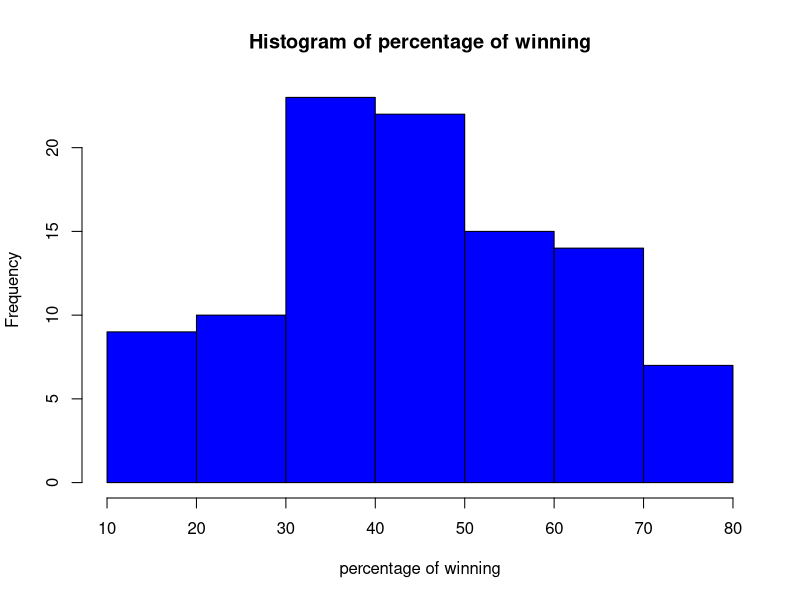

Reproduce this figure in R.
## ---- chunk 1

library(dplyr);library(ggplot2);library(tidyverse);library(stringr)

## roll the dice
roll_dice = function(){
  dice1 = sample(1:6, 1)
  dice2 = sample(1:6, 1)
  return(dice1 + dice2)
}

## generate some variables to store the important results
id = 1   ## number of iterations
#roll = NA
outcome = c()
result = c()

roll1 = roll_dice()
result = append(result, roll1)

if(roll1 %in% c(2, 3, 12)) {
outcome = append(outcome, "lose")
} else if (roll1 %in% c(7, 11)) {
outcome = append(outcome, "win")
} else {
res = c()
point = roll1
while(TRUE) {
  roll2 = roll_dice()  # Correct variable name
  id = id + 1
  res = append(res, roll2)  # Append roll2 to the result vector
  outcome = append(outcome, "continue playing")  # Append outcome for this iteration

  if (roll2 == 7) {
    outcome = append(outcome, "lose")  # Outcome for this roll
    break
  } else if (roll2 == point) {
    outcome = append(outcome, "win")  # Outcome for this roll
    break
  }
}
result = append(result, res)  # Append the subsequent rolls to result
}

# Print the results in a readable format
print(paste("ID:", id, "Rolls:", toString(result), "Outcome:", toString(outcome)))


## summarized the results to a single run
summarized = function(id, result, outcome){
  df = data.frame(id = rep(id, times = id ), result, outcome)
  n_rolls = df$id[1]
  outcome = df$outcome[nrow(df)]
  point = if(id == 1){
    point = NA
  }
  else{
    point = df$result[1]
  }
  return(tibble(n_rolls, outcome, point))
}

summarized(id, result = result, outcome)
## ---- chunk 2
#Function

crap_game1 =  function(){

  ## generate some variables to store the important results
  id = 1   ## number of iterations
  #roll = NA
  outcome = c()
  result = c()

  roll1 = roll_dice()
  result = append(result, roll1)

  if(roll1 %in% c(2, 3, 12)) {
    outcome = append(outcome, "lose")
  } else if (roll1 %in% c(7, 11)) {
    outcome = append(outcome, "win")
  } else {
    res = c()
    point = roll1
    while(TRUE) {
      roll2 = roll_dice()  # Correct variable name
      id = id + 1
      res = append(res, roll2)  # Append roll2 to the result vector
      outcome = append(outcome, "continue playing")  # Append outcome for this iteration

      if (roll2 == 7) {
        outcome = append(outcome, "lose")  # Outcome for this roll
        break
      } else if (roll2 == point) {
        outcome = append(outcome, "win")  # Outcome for this roll
        break
      }
    }
    result = append(result, res)  # Append the subsequent rolls to result
  }


  # Print the results in a readable format
  print(paste("ID:", id, "Rolls:", toString(result), "Outcome:", toString(outcome)))


  ## summarized the results to a single run
  summarized = function(id, result, outcome){
    df = data.frame(id = rep(id, times = id ), result, outcome)
    n_rolls = df$id[1]
    outcome = df$outcome[nrow(df)]
    point = if(id == 1){
      point = NA
    }
    else{
      point = df$result[1]
    }
    return(tibble(n_rolls, outcome, point))
  }

  print(summarized(id, result = result, outcome))



}
## Example Run

crap_game1()
## ---- chunk 3
# Define the crap_game function
crap_game = function(n = 100) {
  # Initialize a list to store summaries for each game
  game_summaries = list()

  for (i in 1:n) {
    id = 1   # Initialize the roll counter (number of rolls in the game)
    outcome = NA   # The final outcome of the game (win or lose)
    rolls = 0      # Number of rolls in the current game
    point = NA     # Initial point is NA by default

    # Roll the first dice (initial roll)
    roll1 = roll_dice()
    rolls = rolls + 1  # Increment the roll counter

    # Check if it's a win or lose on the first roll
    if (roll1 %in% c(2, 3, 12)) {
      outcome = "lose"  # Immediate loss
    } else if (roll1 %in% c(7, 11)) {
      outcome = "win"   # Immediate win
    } else {
      # If no immediate win/lose, set the point to the first roll
      point = roll1

      # Otherwise, keep rolling until the point is matched or a 7 is rolled
      while (TRUE) {
        roll2 = roll_dice()  # Roll the dice again
        rolls = rolls + 1  # Increment the roll counter

        if (roll2 == 7) {
          outcome = "lose"  # 7 means lose
          break
        } else if (roll2 == point) {
          outcome = "win"   # Point matched, win
          break
        }
      }
    }

    # Create a summary of the game
    game_summary <- data.frame(
      GameID = i,       # Game identifier
      Point = point,  # The initial roll (point), NA if win/lose on first roll
      TotalRolls = rolls,   # Total number of rolls (1 if immediate win/lose)
      Outcome = outcome     # Final outcome (win or lose)
    )

    # Store the summary for this game in the list
    game_summaries[[i]] = game_summary
  }

  # Combine all game summaries into a single data frame
  final_summary = do.call(rbind, game_summaries)

  # Return the final summarized results for all games
  return(final_summary)
}

# Example run the function for 10 games
x= crap_game(n = 10)
x

## ---- chunk 4
###This function summarizes the data frame and calculate the winning percentage ###

summarize_probability = function(df){
  wins = numeric()
  for (i in 1:nrow(df)){
    win = df[4][[1]][i]
    if (win == "win"){
      wins = append(wins, 1)
    }
    else{
      wins = append(wins, 0)
    }
  }
  y = (sum(wins)/(nrow(df)))*100
  x = paste("Your winning percentage after playing ",nrow(df), " games is: ", y, "%" )
  return(x)
}

x= crap_game(n = 10)

k = summarize_probability(x)
k

## ---- chunk 5
############### The variation of probability of winning for each game.############

## simulate 10 trials of 1000 games in each trail and calculate the probability of them.
## the function produces the all the probabilities for the specified trails and return a histogram
## of the frequency distribution.

variance_prob = function(n, iter = 10){
  w = character()
  for (i in 1:iter){
    xx = crap_game(n)
    k = summarize_probability(xx)
    prob = str_extract(str_squish(k), "\\d+(\\.\\d+)?\\s?%")
    w = append(w, prob)
  }
  prob_numeric = as.numeric(gsub("%", "", w))
  print(prob_numeric)
  var_p = paste("variance is: ", var(prob_numeric)," and the Standard Dev : ", sd(prob_numeric))
  print(var_p)

  return(hist(prob_numeric, col = "blue", main = "Histogram of percentage of winning",
             xlab = "percentage of winning"))
}

var_p = variance_prob(n = 10, iter = 100)


## ---- chunk 6
## 01) 
######## Analysis on the percentage of winning the game in the 1st attempt #######


probability_first_attempt = function(df){

  wins_df = df%>%
    filter(TotalRolls == 1) %>%
    mutate(win_status = ifelse(Outcome == "win", 1, 0))

  y = (sum(wins_df$win_status/(nrow(df))))*100
  x = paste("Your winning percentage after playing 1st time",nrow(df), " games is: ", y, "%" )
  return(x)
}

## returns the probability of winning at the 1st attempt.

probability_first_attempt(x)



## ---- chunk 7
# 02)
######## probability of not winning at the 1st attempt, but eventually wins #######

x2 = crap_game(1000)


probability_notFirst_attempt = function(df){

  wins_df = df%>%
    filter(TotalRolls == 1) %>%
    mutate(win_status = ifelse(Outcome == "win", 1, 0))

  y = ((nrow(wins_df))/nrow(df))*100
  x = paste("Your winning percentage after not winning the 1st time",nrow(df), " games is: ", y, "%" )
  return(x)
}

probability_notFirst_attempt(x2)
## ---- chunk 8

library(dplyr)
game_01 = crap_game(n = 1000)

game_01%>%
  filter(TotalRolls>5)%>%
  filter(Outcome == "win")





